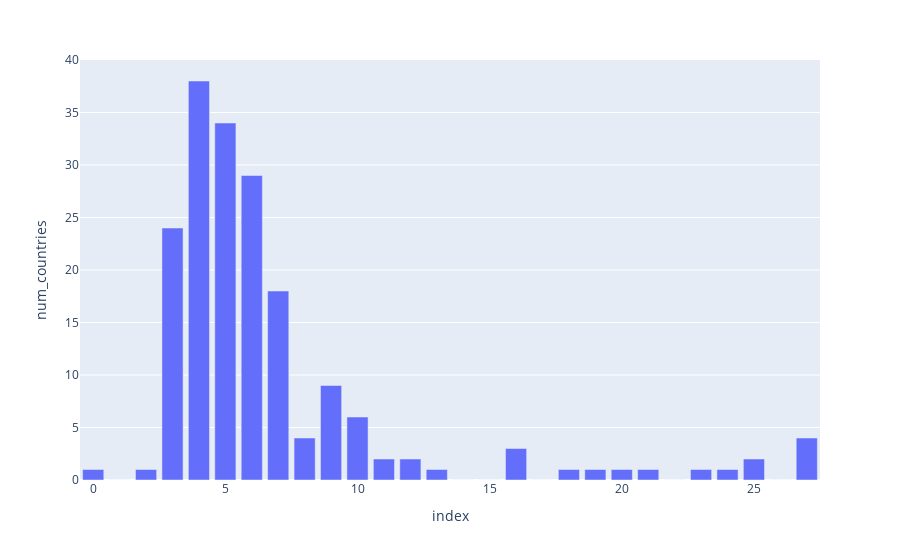

The code cell stored with this chart in its notebook:
### Code cell
import pandas as pd
import plotly.graph_objs as go
import geopandas as gpd
import os
import plotly.express as px

#import dash_core_components as dcc

# The cwd is the root of the project. To access the data folder ./data
print (os.getcwd())

### Figure 1 — Plotly figure (JSON) as saved in the notebook; plotly's stock layout.template omitted (floating-point values rounded to 4 significant figures)
{"data": [{"alignmentgroup": "True", "hovertemplate": "index=%{x}<br>num_countries=%{y}<extra></extra>", "legendgroup": "", "marker": {"color": "#636efa"}, "name": "", "offsetgroup": "", "orientation": "v", "showlegend": false, "textposition": "auto", "type": "bar", "x": [0, 1, 2, 3, 4, 5, 6, 7, 8, 9, 10, 11, 12, 13, 14, 15, 16, 17, 18, 19, 20, 21, 22, 23, 24, 25, 26, 27], "xaxis": "x", "y": [1, 0, 1, 24, 38, 34, 29, 18, 4, 9, 6, 2, 2, 1, 0, 0, 3, 0, 1, 1, 1, 1, 0, 1, 1, 2, 0, 4], "yaxis": "y"}], "layout": {"barmode": "relative", "legend": {"tracegroupgap": 0}, "margin": {"t": 60}, "xaxis": {"anchor": "y", "domain": [0, 1], "title": {"text": "index"}}, "yaxis": {"anchor": "x", "domain": [0, 1], "title": {"text": "num_countries"}}}}
